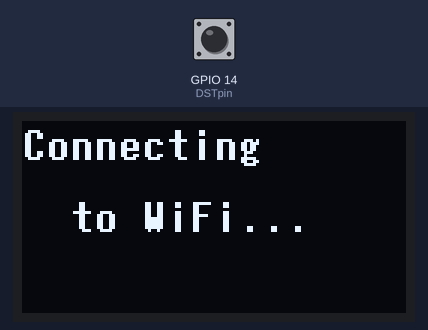
A sketch run on a simulated ESP8266 (NodeMCU). Shown: 128×64 one-colour display. The test bench sets the inputs (shaded band); at power-on: GPIO 14 (DSTpin) HIGH. WiFi joins after 1.5 s; servers stay silent unless stated; network time is answered at once with the bench clock; the local clock reads 2024-03-15 10:24:30 at power-on unless the sketch sets it; what the sketch prints to the serial monitor is not drawn.

Above: at 0.1 s.
At 0.6 s:
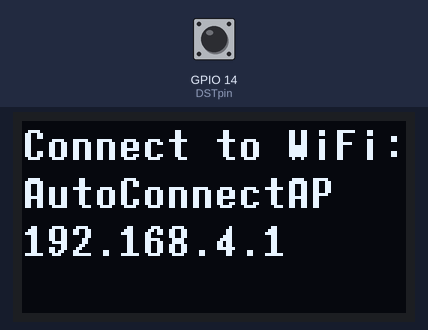
At 2.2 s:
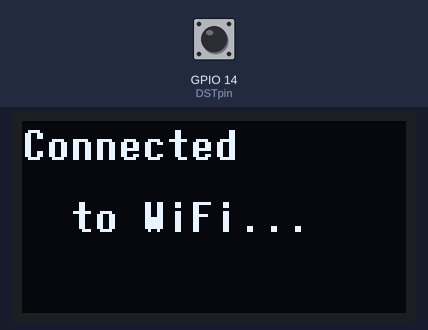
At 2.7 s:
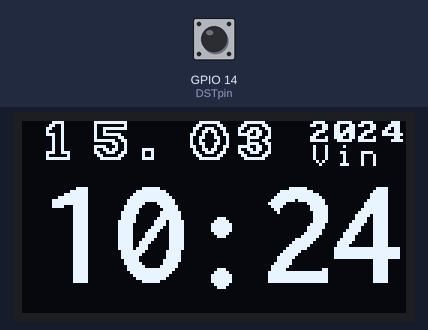
At 21.1 s:
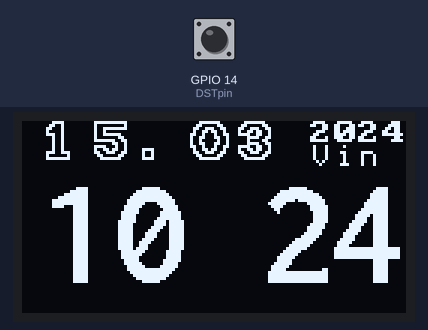
At 38.5 s:
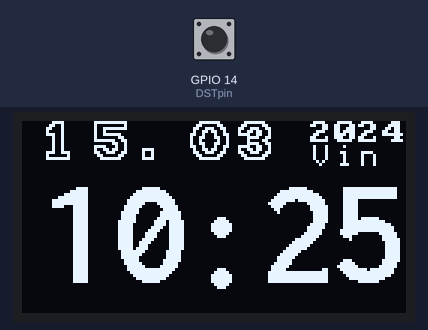

Measured:
- what the display in image 0 shows lasts 0.6 s, from 0.0 s to 0.6 s
- what the display in image 1 shows lasts 1.5 s, from 0.6 s to 2.1 s
- what the display in image 4 shows lasts 1.0 s, from 21.1 s to 22.1 s

The sketch:

NTP_clock_on_OLED_v2.ino
```cpp
// https://www.hackster.io/alankrantas/esp8266-ntp-clock-on-ssd1306-oled-arduino-ide-35116e
// small changes by Nicu FLORICA (niq_ro)
// v.0 - changed date mode (day.mounth not month/day)
// v.1 - added hardware switch for DST (Daylight Saving Time)
// v.2 - added WiFiManager library

#include <ESP8266WiFi.h>
#include <ESP8266WiFiMulti.h>
#include <NTPClient.h>
#include <WiFiUdp.h>
#include <ESP8266WebServer.h>
#include <WiFiManager.h>         //https://github.com/tzapu/WiFiManager
#include <Wire.h>
#include <U8x8lib.h> // https://github.com/olikraus/u8g2/wiki/u8g2install

#define DSTpin 14 // GPIO14 = D5, see https://randomnerdtutorials.com/esp8266-pinout-reference-gpios/

const long timezoneOffset = 2 * 60 * 60; // ? hours * 60 * 60

const char          *ntpServer  = "pool.ntp.org"; // change it to local NTP server if needed
const unsigned long updateDelay = 900000;         // update time every 15 min
const unsigned long retryDelay  = 5000;           // retry 5 sec later if time query failed
//const String        weekDays[7] = {"Sun", "Mon", "Tue", "Wed", "Thu", "Fri", "Sat"};  // english
const String        weekDays[7] = {"Dum ", "Luni", "Mar ", "Mie ", "Joi ", "Vin ", "Sam "};  // lb. romana

unsigned long lastUpdatedTime = updateDelay * -1;
unsigned int  second_prev = 0;
bool          colon_switch = false;

WiFiUDP ntpUDP;
NTPClient timeClient(ntpUDP, ntpServer);

// Display constructors: https://github.com/olikraus/u8g2/wiki/u8x8setupcpp
// Fonts: https://github.com/olikraus/u8g2/wiki/u8x8reference
U8X8_SSD1306_128X64_NONAME_SW_I2C u8x8(SCL, SDA, U8X8_PIN_NONE);

byte DST = 0;
byte DST0;
bool updated;

void setup() {
  pinMode (DSTpin, INPUT);

  Serial.begin(9600);
  u8x8.begin();
  u8x8.setFont(u8x8_font_7x14B_1x2_f);
  u8x8.drawString(0, 0, "Connecting");
  u8x8.drawString(0, 3, "  to WiFi...");
  delay(500);
     //WiFiManager
    //Local intialization. Once its business is done, there is no need to keep it around
    WiFiManager wifiManager;
    //reset saved settings
    //wifiManager.resetSettings();

    //set custom ip for portal
    //wifiManager.setAPStaticIPConfig(IPAddress(10,0,1,1), IPAddress(10,0,1,1), IPAddress(255,255,255,0));

    //fetches ssid and pass from eeprom and tries to connect
    //if it does not connect it starts an access point with the specified name
    //here  "AutoConnectAP"
    //and goes into a blocking loop awaiting configuration

    u8x8.clear();
      u8x8.drawString(0, 0, "Connect to WiFi:");
      u8x8.drawString(0, 2, "AutoConnectAP");
      u8x8.drawString(0, 4, "192.168.4.1");
    wifiManager.autoConnect("AutoConnectAP");

    //or use this for auto generated name ESP + ChipID
    //wifiManager.autoConnect();

    u8x8.clear();
    //if you get here you have connected to the WiFi
    Serial.println("connected...yeey :)");
    u8x8.drawString(0, 0, "Connected");
    u8x8.drawString(0, 3, "  to WiFi...");
    delay(500);

  u8x8.clear();

  if (digitalRead(DSTpin) == LOW)
   DST = 0;
  else
   DST = 1;
  timeClient.setTimeOffset(timezoneOffset + DST*3600);
  timeClient.begin();
  DST0 = DST;
}

void loop() {
  if (digitalRead(DSTpin) == LOW)
   DST = 0;
  else
   DST = 1;

  if (WiFi.status() == WL_CONNECTED && millis() - lastUpdatedTime >= updateDelay) {
    updated = timeClient.update();
    if (updated) {
      Serial.println("NTP time updated.");
      lastUpdatedTime = millis();
    } else {
      Serial.println("Failed to update time. Waiting for retry...");
      lastUpdatedTime = millis() - updateDelay + retryDelay;
    }
  } else {
    if (WiFi.status() != WL_CONNECTED) Serial.println("WiFi disconnected!");
  }

  unsigned long t = millis();

  unsigned int year = getYear();
  unsigned int month = getMonth();
  unsigned int day = getDate();
  unsigned int hour = timeClient.getHours();
  unsigned int minute = timeClient.getMinutes();
  unsigned int second = timeClient.getSeconds();
  String weekDay = weekDays[timeClient.getDay()];

  if (second != second_prev) colon_switch = !colon_switch;

  String fYear = String(year);
//  String fDate = (month < 10 ? "0" : "") + String(month) + "/" + (day < 10 ? "0" : "") + String(day);  // month/day
  String fDate = (day < 10 ? "0" : "") + String(day) + "." + (month < 10 ? "0" : "") + String(month)  ;  // day.month
  String fTime = (hour < 10 ? "0" : "") + String(hour) + (colon_switch ? ":" : " ") + (minute < 10 ? "0" : "") + String(minute);

  u8x8.setFont(u8x8_font_lucasarts_scumm_subtitle_o_2x2_f);
  u8x8.drawString(1, 0, strcpy(new char[fDate.length() + 1], fDate.c_str()));
  u8x8.setFont(u8x8_font_pxplusibmcga_f);
  u8x8.drawString(12, 0, strcpy(new char[fYear.length() + 1], fYear.c_str()));
  u8x8.setFont(u8x8_font_victoriamedium8_r);
  u8x8.drawString(12, 1, strcpy(new char[weekDay.length() + 1], weekDay.c_str()));
  u8x8.setFont(u8x8_font_inb33_3x6_f);
  u8x8.drawString(1, 2, strcpy(new char[fTime.length() + 1], fTime.c_str()));

  second_prev = second;

  int diff = millis() - t;
  delay(diff >= 0 ? (500 - (millis() - t)) : 0);

if (DST != DST0)
{
  timeClient.setTimeOffset(timezoneOffset + DST*3600);
  timeClient.begin();
  updated = timeClient.update();
  if (updated) {
      Serial.println("NTP time updated.");
      lastUpdatedTime = millis();
    } else {
      Serial.println("Failed to update time. Waiting for retry...");
      lastUpdatedTime = millis() - updateDelay + retryDelay;
    }
DST0 = DST;
}
delay(10);
} // end main loop

unsigned int getYear() {
  time_t rawtime = timeClient.getEpochTime();
  struct tm * ti;
  ti = localtime (&rawtime);
  unsigned int year = ti->tm_year + 1900;
  return year;
}

unsigned int getMonth() {
  time_t rawtime = timeClient.getEpochTime();
  struct tm * ti;
  ti = localtime (&rawtime);
  unsigned int month = ti->tm_mon + 1;
  return month;
}

unsigned int getDate() {
  time_t rawtime = timeClient.getEpochTime();
  struct tm * ti;
  ti = localtime (&rawtime);
  unsigned int month = ti->tm_mday;
  return month;
}
```
